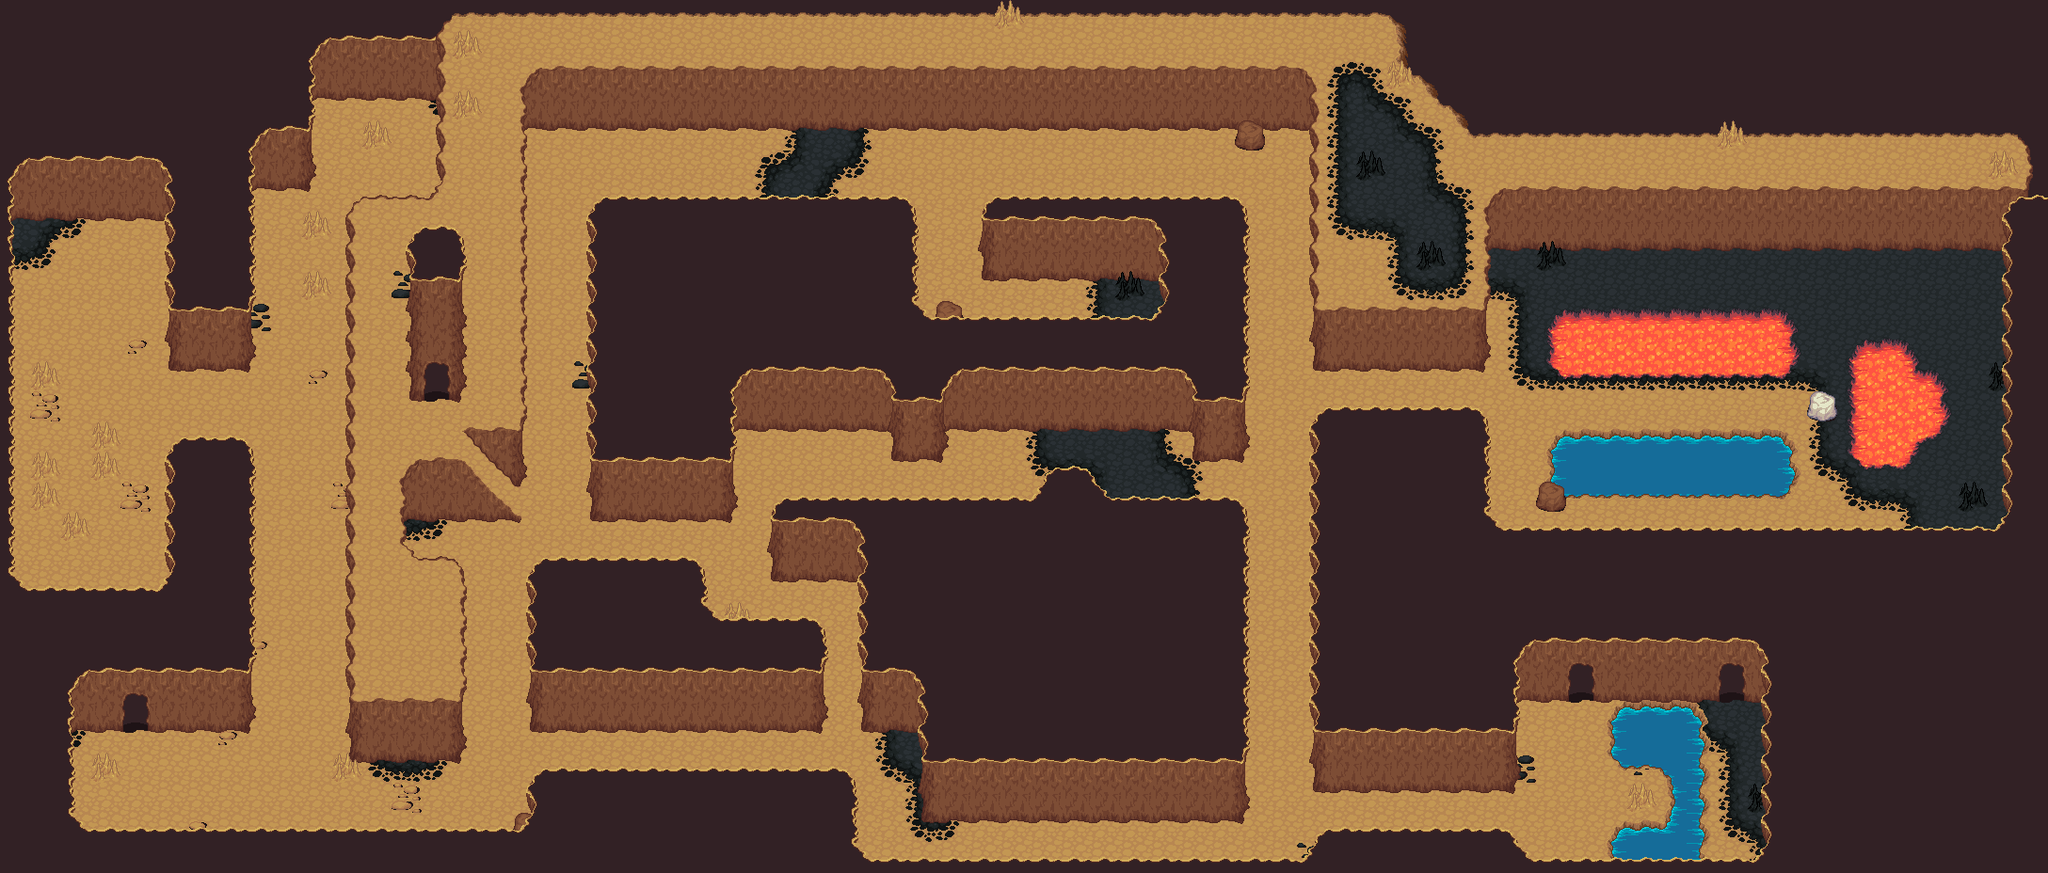

The image is a tile-based game level rendered from a .tmx file. Its description and source (layers, tilesets, objects; grid data summarised) follow:
An orthogonal 68x29 tile map with 32x32 px tiles, 7 tile layers (Ground, Ground, Water, Decorations, ...), 2 tilesets.

<map version="1.0" orientation="orthogonal" width="68" height="29" tilewidth="32" tileheight="32">
 <tileset firstgid="1" name="Exteriors" tilewidth="32" tileheight="32">
  <image source="tiles_/exteriors.png" width="1120" height="1568" />
 </tileset>
 <tileset firstgid="1891" name="collisionator" tilewidth="32" tileheight="32">
  <image source="tiles_/collisionator.png" width="128" height="128" />
  <tile id="0">
   <properties>
    <property name="wall" value="se" />
   </properties>
  </tile>
  <tile id="1">
   <properties>
    <property name="wall" value="s" />
   </properties>
  </tile>
  <tile id="2">
   <properties>
    <property name="wall" value="sw" />
   </properties>
  </tile>
  <tile id="4">
   <properties>
    <property name="wall" value="e" />
   </properties>
  </tile>
  <tile id="5">
   <properties>
    <property name="wall" value="a" />
   </properties>
  </tile>
  <tile id="6">
   <properties>
    <property name="wall" value="w" />
   </properties>
  </tile>
  <tile id="7">
   <properties>
    <property name="wall" value="bs" />
   </properties>
  </tile>
  <tile id="8">
   <properties>
    <property name="wall" value="ne" />
   </properties>
  </tile>
  <tile id="9">
   <properties>
    <property name="wall" value="n" />
   </properties>
  </tile>
  <tile id="10">
   <properties>
    <property name="wall" value="nw" />
   </properties>
  </tile>
  <tile id="11">
   <properties>
    <property name="wall" value="sl" />
   </properties>
  </tile>
  <tile id="12">
   <properties>
    <property name="wall" value="l1" />
   </properties>
  </tile>
  <tile id="13">
   <properties>
    <property name="wall" value="l2" />
   </properties>
  </tile>
  <tile id="14">
   <properties>
    <property name="wall" value="l3" />
   </properties>
  </tile>
  <tile id="15">
   <properties>
    <property name="wall" value="l4" />
   </properties>
  </tile>
 </tileset>
 <layer name="Ground" width="68" height="29">
  <data>[1972 cells, 1944 non-empty, 2 distinct tile ids]</data>
 </layer>
 <layer name="Ground" width="68" height="29">
  <data>[1972 cells, 223 non-empty, 16 distinct tile ids]</data>
 </layer>
 <layer name="Water" width="68" height="29">
  <data>[1972 cells, 76 non-empty, 20 distinct tile ids]</data>
 </layer>
 <layer name="Decorations" width="68" height="29">
  <data>[1972 cells, 6 non-empty, 3 distinct tile ids]</data>
 </layer>
 <layer name="Walls" width="68" height="29">
  <data>[1972 cells, 17 non-empty, 10 distinct tile ids]</data>
 </layer>
 <layer name="Walls" width="68" height="29">
  <data>[1972 cells, 1513 non-empty, 71 distinct tile ids]</data>
 </layer>
 <layer name="Decorations" width="68" height="29">
  <data>[1972 cells, 38 non-empty, 7 distinct tile ids]</data>
 </layer>
</map>
